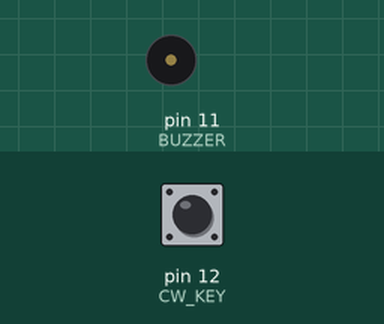
A sketch run on a simulated Arduino Uno, built with avr-gcc and run on an emulated ATmega328P. On the bench: buzzer (waves = sounding). The inputs (shaded band) are chosen by the test bench; at power-on: pin 12 (CW_KEY) HIGH.

Above: at 1.2 s.
1.3 s: pin 12 (CW_KEY) pulled LOW for 0.15 s
At 1.43 s:
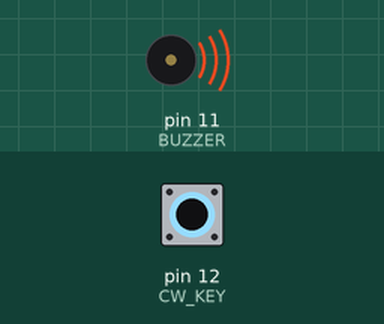
3.0 s: pin 12 (CW_KEY) pulled LOW for 3.2 s
At 7.4 s:
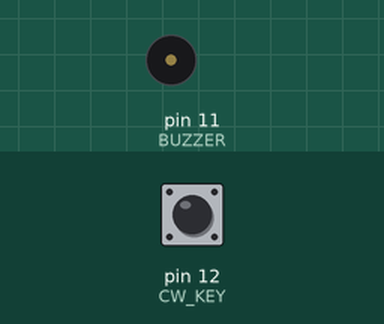
Timing chart, 0 to 8.9 s (numbered marks = the images above; inputs shaded):
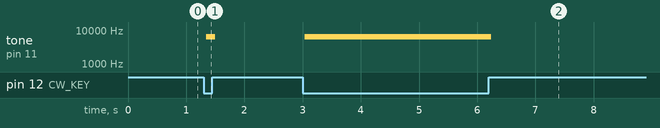

Measured:
- after the input at 1.3 s, tone on pin 11 (BUZZER): silent → 6426 Hz at once, → silent 0.16 s later
- after the input at 3.0 s, tone on pin 11 (BUZZER): silent → 6426 Hz at once, → silent 3.2 s later

The sketch:

Oscilador-Morse.ino
```cpp
/************************************************************
*****      Oscilador para practicas en CW                ****
*****                 by Don_Epel                        ****
*************************************************************/

/* ***************************************************
version 1, 12 Oct 2018

Typical pin layout used:
*-------------------------------------
*                   Arduino
* Signal            Pin
* -----------------------------------
* CW Key            12
* Buzzer            11
*
*/

#define CW_KEY 12 //defino el pin 12 como CW_KEY
#define BUZZER 11 //Defino el pin 11 como BUZZER
#define FREC 700 //Frecuencia en Hertz defino la frecuencia FREC y su correspondiente valor en 700

//Setup inicial
void setup ()
{
  pinMode(CW_KEY,INPUT);  //defino el pin CW_KEY como entrada
  digitalWrite(CW_KEY,HIGH); //Activo la resistencia de pull-up por software
  pinMode(BUZZER,OUTPUT);  //Defino el pin BUZZER como salida
  digitalWrite(BUZZER,LOW); //Activo la resistencia de pull-down por software

}

// Main
void loop()
{
  if (digitalRead(CW_KEY) == LOW) //Si la CW_KEY se pone en 0, es porque se pulsó
  {
    Oscilador(); //llamo a la funcion oscilador
  }

}

//Funcion de oscilador
//Recibe: Nada
//Retorna: Nada
//Nota: Se genera una señal cuadrada por el puerto BUZZER  de una frecuencia dada (FREC)
void Oscilador ()
{
    unsigned char periodo = 100000/FREC; //Defino el periodo con la formula de T=1seg/frec en  ms
    //Armo un oscilador de la mitad del periodo calculado, mitad del ciclo en alto, mitad den bajo
    digitalWrite(BUZZER,HIGH);
    delayMicroseconds(periodo/2);
    digitalWrite(BUZZER,LOW);
    delayMicroseconds(periodo/2);
}
```
